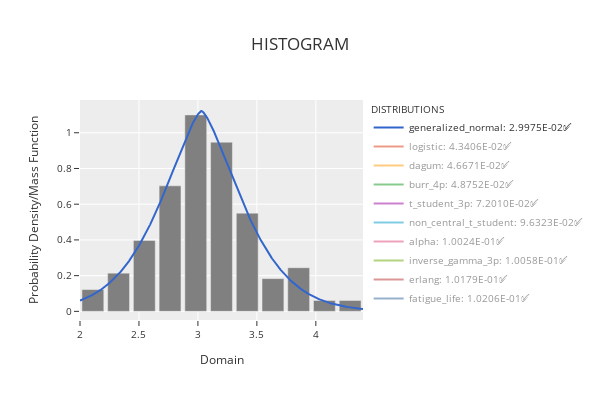

The code cell stored with this chart in its notebook:
### Code cell
phi.plot_histogram_distributions()

### Figure 1 — Plotly figure (JSON) as saved in the notebook; plotly's stock layout.template omitted (floating-point values rounded to 4 significant figures; data arrays with more than 128 entries replaced by an {"elided": "..."} marker saying what was removed)
{"data": [{"marker": {"color": "rgba(128,128,128,1)"}, "name": "Data", "showlegend": false, "type": "bar", "x": [2.109, 2.327, 2.545, 2.764, 2.982, 3.2, 3.418, 3.636, 3.855, 4.073, 4.291], "y": [0.1222, 0.2139, 0.3972, 0.7028, 1.1, 0.9472, 0.55, 0.1833, 0.2444, 0.06111, 0.06111]}, {"line": {"color": "#3366CC", "width": 2}, "mode": "lines", "name": "generalized_normal: 2.9975E-02✅", "type": "scatter", "visible": true, "x": {"elided": "1000 float values"}, "y": {"elided": "1000 float values"}}, {"line": {"color": "#DC3912", "width": 2}, "mode": "lines", "name": "logistic: 4.3406E-02✅", "type": "scatter", "visible": "legendonly", "x": {"elided": "1000 float values"}, "y": {"elided": "1000 float values"}}, {"line": {"color": "#FF9900", "width": 2}, "mode": "lines", "name": "dagum: 4.6671E-02✅", "type": "scatter", "visible": "legendonly", "x": {"elided": "1000 float values"}, "y": {"elided": "1000 float values"}}, {"line": {"color": "#109618", "width": 2}, "mode": "lines", "name": "burr_4p: 4.8752E-02✅", "type": "scatter", "visible": "legendonly", "x": {"elided": "1000 float values"}, "y": {"elided": "1000 float values"}}, {"line": {"color": "#990099", "width": 2}, "mode": "lines", "name": "t_student_3p: 7.2010E-02✅", "type": "scatter", "visible": "legendonly", "x": {"elided": "1000 float values"}, "y": {"elided": "1000 float values"}}, {"line": {"color": "#0099C6", "width": 2}, "mode": "lines", "name": "non_central_t_student: 9.6323E-02✅", "type": "scatter", "visible": "legendonly", "x": {"elided": "1000 float values"}, "y": {"elided": "1000 float values"}}, {"line": {"color": "#DD4477", "width": 2}, "mode": "lines", "name": "alpha: 1.0024E-01✅", "type": "scatter", "visible": "legendonly", "x": {"elided": "1000 float values"}, "y": {"elided": "1000 float values"}}, {"line": {"color": "#66AA00", "width": 2}, "mode": "lines", "name": "inverse_gamma_3p: 1.0058E-01✅", "type": "scatter", "visible": "legendonly", "x": {"elided": "1000 float values"}, "y": {"elided": "1000 float values"}}, {"line": {"color": "#B82E2E", "width": 2}, "mode": "lines", "name": "erlang: 1.0179E-01✅", "type": "scatter", "visible": "legendonly", "x": {"elided": "1000 float values"}, "y": {"elided": "1000 float values"}}, {"line": {"color": "#316395", "width": 2}, "mode": "lines", "name": "fatigue_life: 1.0206E-01✅", "type": "scatter", "visible": "legendonly", "x": {"elided": "1000 float values"}, "y": {"elided": "1000 float values"}}], "layout": {"bargap": 0.15, "height": 400, "legend": {"font": {"size": 10}, "orientation": "v", "title": {"font": {"size": 10}, "text": "DISTRIBUTIONS"}, "xanchor": "left", "y": 1, "yanchor": "auto"}, "title": {"text": "HISTOGRAM"}, "width": 600, "xaxis": {"tickfont": {"size": 10}, "title": {"font": {"size": 12}, "text": "Domain"}}, "yaxis": {"tickfont": {"size": 10}, "title": {"font": {"size": 12}, "text": "Probability Density/Mass Function"}}}}
